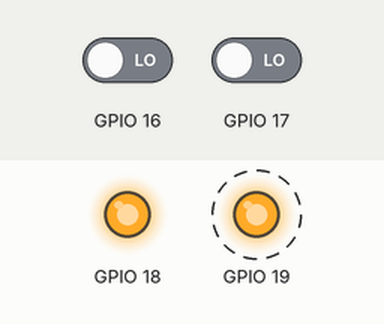
Bench run of a program on a simulated Raspberry Pi (BCM pin numbers). Shown: output pins drawn as LEDs (lit = HIGH). Dashed ring = blinking. Inputs (shaded band) come from the test bench; at power-on: GPIO 16 LOW, GPIO 17 LOW. The run ends when the program shuts the computer down; what the program prints to the terminal is not drawn. At 1.3 s the program puts the board to deep sleep or switches it off; the recording ends there.

Above: at 1.27 s.
1.3 s: GPIO 16 driven HIGH
Timing chart, 0 to 1.3 s (numbered marks = the images above; inputs shaded):
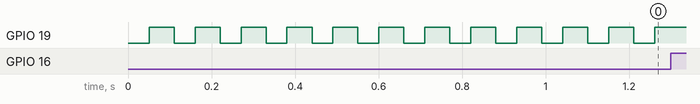

The program:

pipoweroff.py
```python
#!/usr/bin/python
# Import the modules to send commands to the system and access GPIO pins
#from subprocess
import RPi.GPIO as GPIO
import time
import os
GPIO.setmode(GPIO.BCM)
GPIO.setwarnings(False)

GPIO.setup(16, GPIO.IN)
GPIO.setup(17, GPIO.IN)
GPIO.setup(19, GPIO.OUT)
GPIO.setup(18, GPIO.OUT)
GPIO.output(18, GPIO.HIGH)
GPIO.output(19, GPIO.HIGH)

while True:
	GPIO.output(19, GPIO.LOW)
	time.sleep(0.05)
	GPIO.output(19, GPIO.HIGH)
	time.sleep(0.06)
	if(GPIO.input(17) == True):
		print("Shutdown Button Pressed")
		os.system("sudo shutdown -h now")
	if(GPIO.input(16) == True ):
		print("Reboot Button Pressed")
		#GPIO.output(18,GPIO.LOW)
		os.system("sudo shutdown -r now")
```

Measured:
- after the input at 1.3 s, every drawn part: stays the same
- by itself, GPIO 19: alternates HIGH for 0.06 s and LOW for 0.05 s
